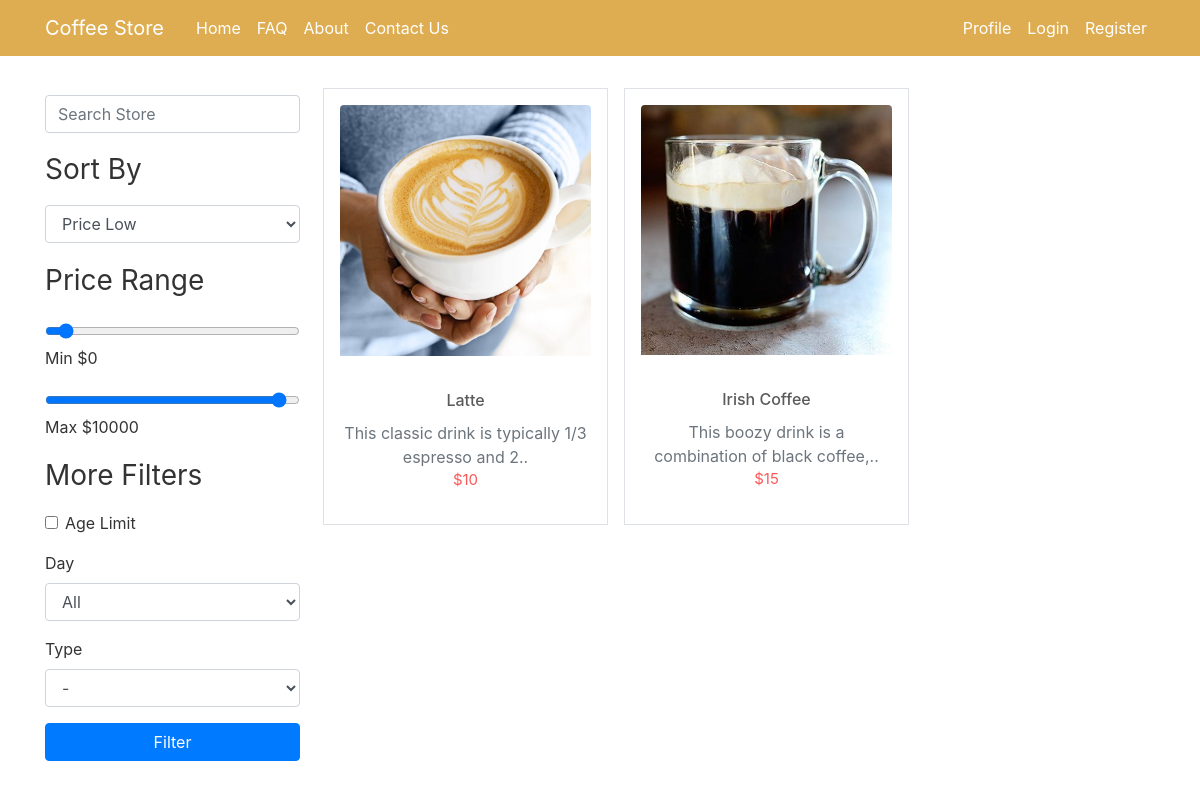
The page / on the database its author committed.
### coffee_app/models.py (models this page shows, shortened)
class Coffee(models.Model):
    STATUS_CHOICES=(
        ('in_s', 'In stock'),
        ('out_s', 'Out of stock'),
    )
    name = models.CharField(max_length=60)
    price = models.IntegerField(default=0)
    image = models.ImageField(upload_to='uploads/coffee/')
    age_limit = models.BooleanField(default=False)
    days_available = models.ManyToManyField(WeekDays, related_name="available_coffees")
    available_from = models.TimeField(auto_now_add=False, blank=True, null=True, default=None)
    available_to = models.TimeField(auto_now_add=False, blank=True, null=True, default=None)
    type = models.ForeignKey(CoffeeType, on_delete=models.CASCADE, default=1)
    description = models.TextField(blank=True, null=True)
    status = models.CharField(choices=STATUS_CHOICES, max_length=50, default='in_s')
    updated_at = models.DateTimeField(auto_now=True)
    created_at = models.DateTimeField(auto_now_add=True)
    @property
    def get_exerpt(self):
        try:
            return self.description[:50]
        except:
            return None
    @property
    def get_image_url(self):
        try:
            return self.image.url
        except:
            return ''
    @property
    def get_absolute_url(self):
        return f"{reverse('CoffeeDetailView', kwargs={'id':self.id})}"

### users/views.py (the view)
# urls.py: path('', views.HomeView.as_view(), name='HomeView'),
class HomeView(View):
    def get(self, request):
        query = request.GET.get('query', None)
        min_price = request.GET.get('min_price', 0)
        max_price = request.GET.get('max_price', 10000)
        day = request.GET.get('day', None)
        type = request.GET.get('type', None)
        sort = request.GET.get('sort', None)
        coffee_types = []
        coffees = Coffee.objects.all()
        for coffee_type in CoffeeType.objects.all():
            coffee_types.append(coffee_type.name)
        if query:
            coffees = coffees.filter(description__icontains=query, name__icontains=query)
        if min_price or max_price:
            coffees = coffees.filter(price__range=[min_price, max_price])
        if day and not day == "all" :
            if day in WeekDays.objects.all().values_list("name", flat=True):
                coffees = coffees.filter(days_available__name=day)
        if type and not type == "-":
            if type in CoffeeType.objects.all().values_list("name", flat=True):
                coffees = coffees.filter(type__name=type)
        if sort:
            if sort == "price_high":
                coffees = coffees.order_by("-price")
            if sort == "price_low":
                coffees = coffees.order_by("price")
        context = {
            "coffee_types": coffee_types,
            "coffees": coffees,
        }
        return render(request, 'users/home.html', context)

### templates/users/home.html (shortened to what this page needs)
{% extends "base.html" %}
{% block content %}
<div class="row">
    <div class="col-md-3">
        <form action=".">
            <section class="panel">
                <div class="panel-body">
                    <input type="text" placeholder="Search Store" class="form-control" name="query" />
                </div>
            </section>
            <section class="panel">
                <header class="panel-heading">
                    Sort By
                </header>
                <div class="panel-body">
                    <div class="form-group">
                        <select class="form-control" id="sort-filter" name="sort">
                        <option value="price_low">Price Low</option>
                        </select>
                    </div>
                </div>
            </section>
            <section class="panel">
                <header class="panel-heading">
                    Price Range
                </header>
                <div class="panel-body sliders">
                    <div id="slider-range" class="slider">
                        <input type="range" min="1" max="10000" value="0" class="price-slider form-control" name="min_price">
                    </div>
                    <div class="slider-info">
                        <span>Min</span>
                        <span id="slider-range-amount">$0</span>
                    </div>
                </div>
                <div class="panel-body sliders">
                    <div id="slider-range" class="slider">
                        <input type="range" min="1" max="10000" value="10000" class="price-slider form-control" name="max_price">
                    </div>
                    <div class="slider-info">
                        <span>Max</span>
                        <span id="slider-range-amount">$10000</span>
                    </div>
                </div>
            </section>
            <section class="panel">
                <header class="panel-heading">
                    More Filters
                </header>
                <div class="panel-body">
                    <div class="form-group">
                        <div class="form-check">
                            <input class="form-check-input" type="checkbox" value="true" id="age-limit">
                            <label class="form-check-label" for="age-limit">
                              Age Limit
                            </label>
                        </div>
                    </div>
                    <div class="form-group">
                        <label>Day</label>
                        <select class="form-control" name="day">
                            <option value="all">All</option>
                        </select>
                    </div>
                    <div class="form-group">
                        <label>Type</label>
                        <select class="form-control" name="type">
                            <option value="-">-</option>
                        </select>
                    </div>
                </div>
            </section>
            <button class="btn btn-primary w-100 mb-4" type="submit">Filter</button>
        </form>
    </div>
    <div class="col-md-9">
        <div class="row product-list">
            {% for coffee in coffees %}
                <div class="col-md-4 border p-3 m-2">
                    <section class="panel">
                        <div class="pro-img-box">
                            <img src="{{coffee.get_image_url}}" alt="" />
                        </div>
                        <div class="panel-body text-center">
                            <h4>
                                <a href="{{coffee.get_absolute_url}}" class="pro-title">
                                    {{coffee.name}}
                                </a>
                            </h4>
                            <p class="m-0 text-muted">{{coffee.get_exerpt}}..</p>
                            <p class="price">${{coffee.price}}</p>
                        </div>
                    </section>
                </div>
            {% endfor %}
        </div>
    </div>
</div>
{% endblock content %}

### templates/base.html (shortened to what this page needs)
{% load static %}
{% load custom_tags %}
<!DOCTYPE html>
<html>
<head>
    <link rel="stylesheet" href="https://maxcdn.bootstrapcdn.com/bootstrap/4.0.0/css/bootstrap.min.css"
>
    <link rel="stylesheet" href="https://cdnjs.cloudflare.com/ajax/libs/font-awesome/4.7.0/css/font-awesome.min.css">
    <link rel="stylesheet" type="text/css" href="{% static 'css/main.css' %}">
</head>
<body>
<header class="site-header">
    <nav class="navbar navbar-expand-md navbar-dark bg-steel fixed-top">
        <div class="container">
            <a class="navbar-brand mr-4" href="{% url 'HomeView' %}">Coffee Store</i></a>
            <div class="collapse navbar-collapse" id="navbarToggle">
                <div class="navbar-nav mr-auto">
                    <a class="nav-item nav-link" href="{% url 'HomeView' %}">Home</i></a>
                    <a class="nav-item nav-link" href="{% url 'FAQ-Page' %}">FAQ</i></a>
                    <a class="nav-item nav-link" href="{% url 'AboutView' %}">About</i></a>
                    <a class="nav-item nav-link" href="{% url 'Contact-Page' %}">Contact
                        Us</i></a>
                </div>
                <div class="navbar-nav">
                    {% if user.is_authenticated %}
                        <a class="nav-item nav-link" href="{% url 'profile' %}">Profile</i></a>
                        <a class="nav-item nav-link" href="{% url 'logout' %}">Logout</i></a>
                    {% else %}
                        <a class="nav-item nav-link" href="{% url 'profile' %}">Profile</i></a>
                        <a class="nav-item nav-link" href="{% url 'login' %}">Login</i></a>
                        <a class="nav-item nav-link" href="{% url 'register' %}">Register</i></a>
                    {% endif %}
                </div>
            </div>
        </div>
    </nav>
</header>
<footer>
    {% block footer %}
        <main role="main" class="container">
            <div class="row">
                <div class="col-12">
                    {% block content %}
                    {% endblock %}
                </div>
            </div>
        </main>
    {% endblock %}
</footer>
</body>
</html>

### static/css/main.css (style rules this page uses)
body { background: #ffffff; color: #333333; margin-top: 5rem; }
h1, h2, h3, h4, h5, h6 { color: #444444; }
.bg-steel { background-color: #dfad51; }
.site-header .navbar-nav .nav-link { color: #ffffff; }

### templates/users/home.html (style rules this page uses)
.panel { border: none; box-shadow: none; }
.panel-heading { border-color: #eff2f7; font-size: 28px; font-weight: 400; }
.panel-body { margin: 15px 0px; }
.product-list img { width: 100%; border-radius: 4px 4px 0 0; -webkit-border-radius: 4px 4px 0 0; }
.product-list .pro-img-box { position: relative; }
.pro-title { color: #5A5A5A; display: inline-block; margin-top: 20px; font-size: 16px; }
.product-list .price { color:#fc5959 ; font-size: 15px; }

### rows shown on the page
Coffee: get_image_url (picture), name "Latte", get_exerpt "This classic drink is typically 1/3 espresso and 2", price "10"
Coffee: get_image_url (picture), name "Irish Coffee", get_exerpt "This boozy drink is a combination of black coffee,", price "15"
